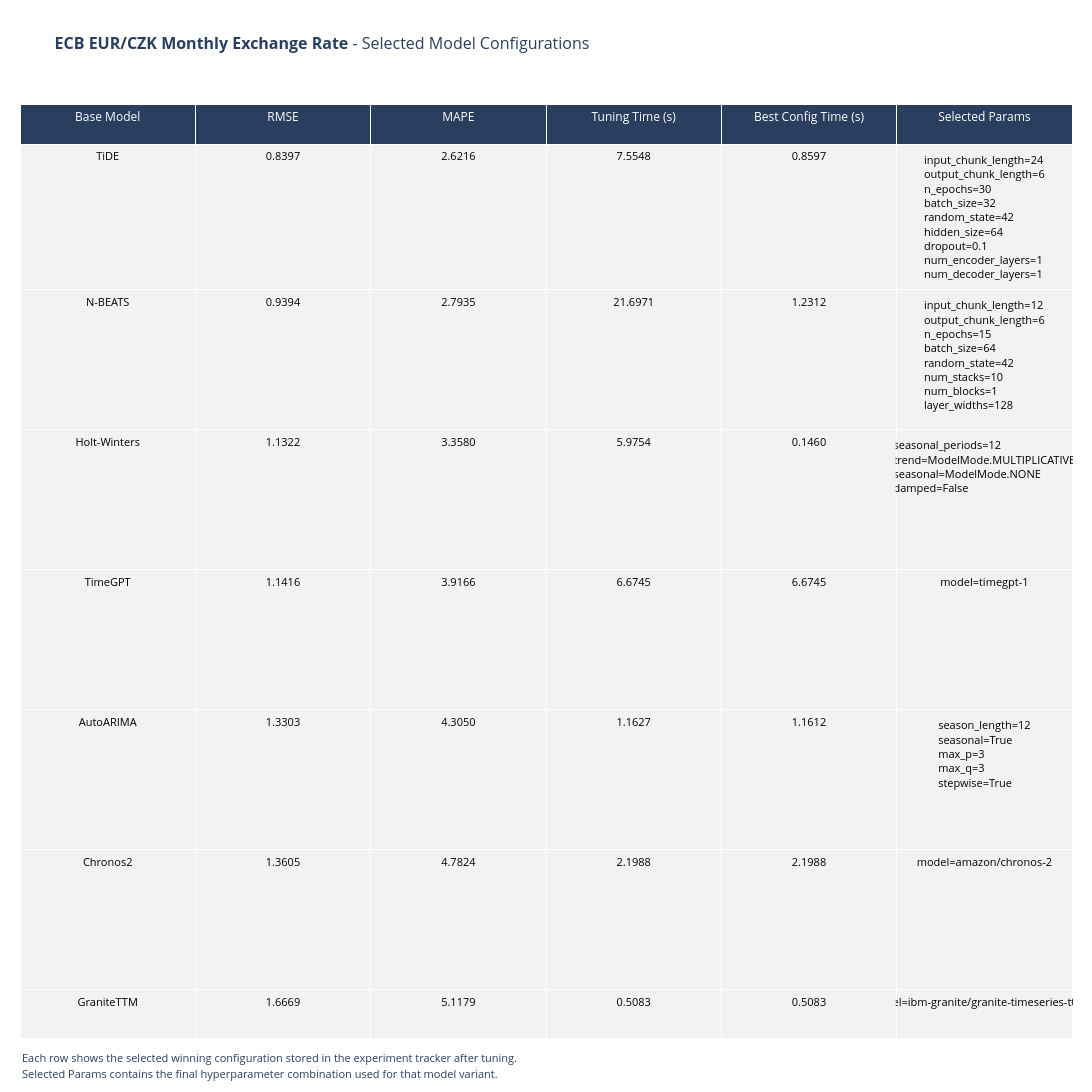

The notebook cell this image was saved under:
### Code cell
# 10. Selected winning model configurations

selected_params_df = build_selected_params_df(tracker)

fig_selected_params = plot_selected_params_table(
    selected_params_df,
    DATASET_NAME,
)

if fig_selected_params:
    fig_selected_params.show()

### Figure 1 — Plotly figure (JSON) as saved in the notebook; plotly's stock layout.template omitted (floating-point values rounded to 4 significant figures)
{"data": [{"cells": {"align": "center", "fill": {"color": [["#f2f2f2", "#f2f2f2", "#f2f2f2", "#f2f2f2", "#f2f2f2", "#f2f2f2", "#f2f2f2", "#f2f2f2", "#f2f2f2"], ["#f2f2f2", "#f2f2f2", "#f2f2f2", "#f2f2f2", "#f2f2f2", "#f2f2f2", "#f2f2f2", "#f2f2f2", "#f2f2f2"], ["#f2f2f2", "#f2f2f2", "#f2f2f2", "#f2f2f2", "#f2f2f2", "#f2f2f2", "#f2f2f2", "#f2f2f2", "#f2f2f2"], ["#f2f2f2", "#f2f2f2", "#f2f2f2", "#f2f2f2", "#f2f2f2", "#f2f2f2", "#f2f2f2", "#f2f2f2", "#f2f2f2"], ["#f2f2f2", "#f2f2f2", "#f2f2f2", "#f2f2f2", "#f2f2f2", "#f2f2f2", "#f2f2f2", "#f2f2f2", "#f2f2f2"], ["#f2f2f2", "#f2f2f2", "#f2f2f2", "#f2f2f2", "#f2f2f2", "#f2f2f2", "#f2f2f2", "#f2f2f2", "#f2f2f2"]]}, "font": {"color": "black", "size": 11}, "format": [null, ".4f", ".4f", ".4f", ".4f", null], "height": 140, "values": [["TiDE", "N-BEATS", "Holt-Winters", "TimeGPT", "AutoARIMA", "Chronos2", "GraniteTTM", "Prophet", "TFT"], [0.8397, 0.9394, 1.132, 1.142, 1.33, 1.36, 1.667, 1.846, 1.854], [2.622, 2.794, 3.358, 3.917, 4.305, 4.782, 5.118, 5.762, 6.589], [7.555, 21.7, 5.975, 6.675, 1.163, 2.199, 0.5083, 4.337, 27.58], [0.8597, 1.231, 0.146, 6.675, 1.161, 2.199, 0.5083, 0.5833, 4.051], ["input_chunk_length=24<br>output_chunk_length=6<br>n_epochs=30<br>batch_size=32<br>random_state=42<br>hidden_size=64<br>dropout=0.1<br>num_encoder_layers=1<br>num_decoder_layers=1", "input_chunk_length=12<br>output_chunk_length=6<br>n_epochs=15<br>batch_size=64<br>random_state=42<br>num_stacks=10<br>num_blocks=1<br>layer_widths=128", "seasonal_periods=12<br>trend=ModelMode.MULTIPLICATIVE<br>seasonal=ModelMode.NONE<br>damped=False", "model=timegpt-1", "season_length=12<br>seasonal=True<br>max_p=3<br>max_q=3<br>stepwise=True", "model=amazon/chronos-2", "model=ibm-granite/granite-timeseries-ttm-r1", "seasonality_mode=additive<br>changepoint_prior_scale=0.1", "input_chunk_length=24<br>output_chunk_length=12<br>n_epochs=30<br>batch_size=32<br>random_state=42<br>hidden_size=32<br>lstm_layers=1<br>num_attention_heads=4<br>dropout=0.1<br>add_relative_index=True"]]}, "header": {"align": "center", "fill": {"color": "#2a3f5f"}, "font": {"color": "white", "size": 12}, "height": 40, "values": ["Base Model", "RMSE", "MAPE", "Tuning Time (s)", "Best Config Time (s)", "Selected Params"]}, "type": "table"}], "layout": {"annotations": [{"align": "left", "showarrow": false, "text": "<span style='font-size:11px'>Each row shows the selected winning configuration stored in the experiment tracker after tuning.</span>", "x": 0, "xanchor": "left", "xref": "paper", "y": 0, "yanchor": "top", "yref": "paper", "yshift": -10}, {"align": "left", "showarrow": false, "text": "<span style='font-size:11px'>Selected Params contains the final hyperparameter combination used for that model variant.</span>", "x": 0, "xanchor": "left", "xref": "paper", "y": 0, "yanchor": "top", "yref": "paper", "yshift": -26}], "height": 1482, "margin": {"b": 54, "l": 20, "r": 20, "t": 104}, "title": {"font": {"size": 16}, "pad": {"b": 6, "t": 10}, "text": "<b>ECB EUR/CZK Monthly Exchange Rate</b> - Selected Model Configurations", "y": 0.975, "yanchor": "top"}, "width": 1700}}
